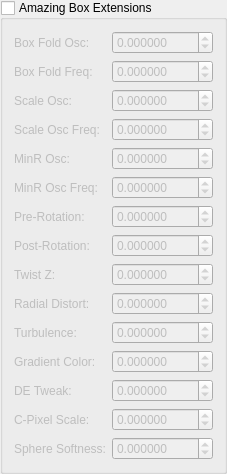
   <widget class="QGroupBox" name="groupCheck_abox_extensions">
    <property name="title">
     <string>Amazing Box Extensions</string>
    </property>
    <property name="checkable">
     <bool>true</bool>
    </property>
    <property name="checked">
     <bool>false</bool>
    </property>
    <layout class="QGridLayout">
     <item row="0" column="0">
      <widget class="QLabel">
       <property name="text"><string>Box Fold Osc:</string></property>
      </widget>
     </item>
     <item row="0" column="1">
      <widget class="MyDoubleSpinBox" name="spinboxd_transf_ab_box_fold_osc">
       <property name="decimals"><number>6</number></property>
       <property name="minimum"><double>-1000.000000</double></property>
       <property name="maximum"><double>1000.000000</double></property>
       <property name="singleStep"><double>0.1</double></property>
      </widget>
     </item>
     <item row="1" column="0">
      <widget class="QLabel">
       <property name="text"><string>Box Fold Freq:</string></property>
      </widget>
     </item>
     <item row="1" column="1">
      <widget class="MyDoubleSpinBox" name="spinboxd_transf_ab_box_fold_osc_freq">
       <property name="decimals"><number>6</number></property>
       <property name="minimum"><double>-1000.000000</double></property>
       <property name="maximum"><double>1000.000000</double></property>
       <property name="singleStep"><double>0.1</double></property>
      </widget>
     </item>
     <item row="2" column="0">
      <widget class="QLabel">
       <property name="text"><string>Scale Osc:</string></property>
      </widget>
     </item>
     <item row="2" column="1">
      <widget class="MyDoubleSpinBox" name="spinboxd_transf_ab_scale_osc">
       <property name="decimals"><number>6</number></property>
       <property name="minimum"><double>-1000.000000</double></property>
       <property name="maximum"><double>1000.000000</double></property>
       <property name="singleStep"><double>0.1</double></property>
      </widget>
     </item>
     <item row="3" column="0">
      <widget class="QLabel">
       <property name="text"><string>Scale Osc Freq:</string></property>
      </widget>
     </item>
     <item row="3" column="1">
      <widget class="MyDoubleSpinBox" name="spinboxd_transf_ab_scale_osc_freq">
       <property name="decimals"><number>6</number></property>
       <property name="minimum"><double>-1000.000000</double></property>
       <property name="maximum"><double>1000.000000</double></property>
       <property name="singleStep"><double>0.1</double></property>
      </widget>
     </item>
     <item row="4" column="0">
      <widget class="QLabel">
       <property name="text"><string>MinR Osc:</string></property>
      </widget>
     </item>
     <item row="4" column="1">
      <widget class="MyDoubleSpinBox" name="spinboxd_transf_ab_min_r_osc">
       <property name="decimals"><number>6</number></property>
       <property name="minimum"><double>-1000.000000</double></property>
       <property name="maximum"><double>1000.000000</double></property>
       <property name="singleStep"><double>0.1</double></property>
      </widget>
     </item>
     <item row="5" column="0">
      <widget class="QLabel">
       <property name="text"><string>MinR Osc Freq:</string></property>
      </widget>
     </item>
     <item row="5" column="1">
      <widget class="MyDoubleSpinBox" name="spinboxd_transf_ab_min_r_osc_freq">
       <property name="decimals"><number>6</number></property>
       <property name="minimum"><double>-1000.000000</double></property>
       <property name="maximum"><double>1000.000000</double></property>
       <property name="singleStep"><double>0.1</double></property>
      </widget>
     </item>
     <item row="6" column="0">
      <widget class="QLabel">
       <property name="text"><string>Pre-Rotation:</string></property>
      </widget>
     </item>
     <item row="6" column="1">
      <widget class="MyDoubleSpinBox" name="spinboxd_transf_ab_pre_rot_angle">
       <property name="decimals"><number>6</number></property>
       <property name="minimum"><double>-1000.000000</double></property>
       <property name="maximum"><double>1000.000000</double></property>
       <property name="singleStep"><double>0.1</double></property>
      </widget>
     </item>
     <item row="7" column="0">
      <widget class="QLabel">
       <property name="text"><string>Post-Rotation:</string></property>
      </widget>
     </item>
     <item row="7" column="1">
      <widget class="MyDoubleSpinBox" name="spinboxd_transf_ab_post_rot_angle">
       <property name="decimals"><number>6</number></property>
       <property name="minimum"><double>-1000.000000</double></property>
       <property name="maximum"><double>1000.000000</double></property>
       <property name="singleStep"><double>0.1</double></property>
      </widget>
     </item>
     <item row="8" column="0">
      <widget class="QLabel">
       <property name="text"><string>Twist Z:</string></property>
      </widget>
     </item>
     <item row="8" column="1">
      <widget class="MyDoubleSpinBox" name="spinboxd_transf_ab_twist_z">
       <property name="decimals"><number>6</number></property>
       <property name="minimum"><double>-1000.000000</double></property>
       <property name="maximum"><double>1000.000000</double></property>
       <property name="singleStep"><double>0.1</double></property>
      </widget>
     </item>
     <item row="9" column="0">
      <widget class="QLabel">
       <property name="text"><string>Radial Distort:</string></property>
      </widget>
     </item>
     <item row="9" column="1">
      <widget class="MyDoubleSpinBox" name="spinboxd_transf_ab_radial_distort">
       <property name="decimals"><number>6</number></property>
       <property name="minimum"><double>-1000.000000</double></property>
       <property name="maximum"><double>1000.000000</double></property>
       <property name="singleStep"><double>0.1</double></property>
      </widget>
     </item>
     <item row="10" column="0">
      <widget class="QLabel">
       <property name="text"><string>Turbulence:</string></property>
      </widget>
     </item>
     <item row="10" column="1">
      <widget class="MyDoubleSpinBox" name="spinboxd_transf_ab_turbulence">
       <property name="decimals"><number>6</number></property>
       <property name="minimum"><double>-1000.000000</double></property>
       <property name="maximum"><double>1000.000000</double></property>
       <property name="singleStep"><double>0.1</double></property>
      </widget>
     </item>
     <item row="11" column="0">
      <widget class="QLabel">
       <property name="text"><string>Gradient Color:</string></property>
      </widget>
     </item>
     <item row="11" column="1">
      <widget class="MyDoubleSpinBox" name="spinboxd_transf_ab_gradient_color">
       <property name="decimals"><number>6</number></property>
       <property name="minimum"><double>-1000.000000</double></property>
       <property name="maximum"><double>1000.000000</double></property>
       <property name="singleStep"><double>0.1</double></property>
      </widget>
     </item>
     <item row="12" column="0">
      <widget class="QLabel">
       <property name="text"><string>DE Tweak:</string></property>
      </widget>
     </item>
     <item row="12" column="1">
      <widget class="MyDoubleSpinBox" name="spinboxd_transf_ab_de_tweak">
       <property name="decimals"><number>6</number></property>
       <property name="minimum"><double>-1000.000000</double></property>
       <property name="maximum"><double>1000.000000</double></property>
       <property name="singleStep"><double>0.1</double></property>
      </widget>
     </item>
     <item row="13" column="0">
      <widget class="QLabel">
       <property name="text"><string>C-Pixel Scale:</string></property>
      </widget>
     </item>
     <item row="13" column="1">
      <widget class="MyDoubleSpinBox" name="spinboxd_transf_ab_cpixel_scale">
       <property name="decimals"><number>6</number></property>
       <property name="minimum"><double>-1000.000000</double></property>
       <property name="maximum"><double>1000.000000</double></property>
       <property name="singleStep"><double>0.1</double></property>
      </widget>
     </item>
     <item row="14" column="0">
      <widget class="QLabel">
       <property name="text"><string>Sphere Softness:</string></property>
      </widget>
     </item>
     <item row="14" column="1">
      <widget class="MyDoubleSpinBox" name="spinboxd_transf_ab_sphere_softness">
       <property name="decimals"><number>6</number></property>
       <property name="minimum"><double>-1000.000000</double></property>
       <property name="maximum"><double>1000.000000</double></property>
       <property name="singleStep"><double>0.1</double></property>
      </widget>
     </item>
    </layout>
   </widget>
